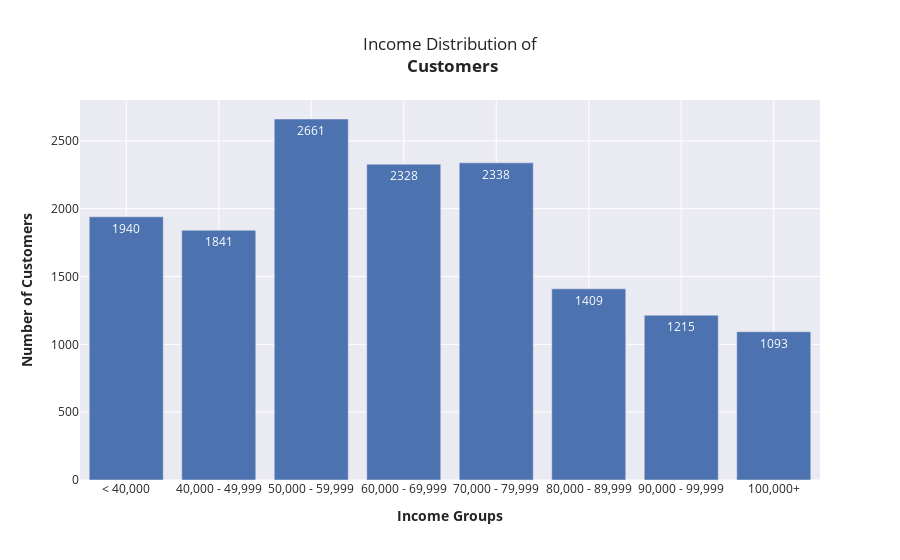

Notebook source saved alongside this figure:
### Code cell
# Define income bins and labels  
bins = [0, 40000, 50000, 60000, 70000, 80000, 90000, 100000, float('inf')]  
labels = ['< 40,000', '40,000 - 49,999', '50,000 - 59,999', '60,000 - 69,999',  
          '70,000 - 79,999', '80,000 - 89,999', '90,000 - 99,999', '100,000+']  

# Cut the income column into bins  
cust['income_group'] = pd.cut(cust['income'], bins=bins, right=False, labels=labels)  

# Count occurrences in each income group  
income_group_counts = cust['income_group'].value_counts().sort_index()  

# Create a bar chart using Plotly  
fig3 = px.bar(income_group_counts, x=income_group_counts.index, y=income_group_counts.values,  
              labels={'index': '<b>Income Groups', 'y': '<b>Number of Customers'},  
              title='Income Distribution of<b><br> Customers',
              template='seaborn',
              text_auto=True)

fig3.show()

### Figure 1 — Plotly figure (JSON) as saved in the notebook; plotly's stock layout.template omitted (floating-point values rounded to 4 significant figures)
{"data": [{"alignmentgroup": "True", "hovertemplate": "<b>Income Groups=%{x}<br><b>Number of Customers=%{y}<extra></extra>", "legendgroup": "", "marker": {"color": "rgb(76,114,176)", "pattern": {"shape": ""}}, "name": "", "offsetgroup": "", "orientation": "v", "showlegend": false, "textposition": "auto", "texttemplate": "%{y}", "type": "bar", "x": ["< 40,000", "40,000 - 49,999", "50,000 - 59,999", "60,000 - 69,999", "70,000 - 79,999", "80,000 - 89,999", "90,000 - 99,999", "100,000+"], "xaxis": "x", "y": [1940, 1841, 2661, 2328, 2338, 1409, 1215, 1093], "yaxis": "y"}], "layout": {"barmode": "relative", "legend": {"tracegroupgap": 0}, "title": {"text": "Income Distribution of<b><br> Customers"}, "xaxis": {"anchor": "y", "domain": [0, 1], "title": {"text": "<b>Income Groups"}}, "yaxis": {"anchor": "x", "domain": [0, 1], "title": {"text": "<b>Number of Customers"}}}}
